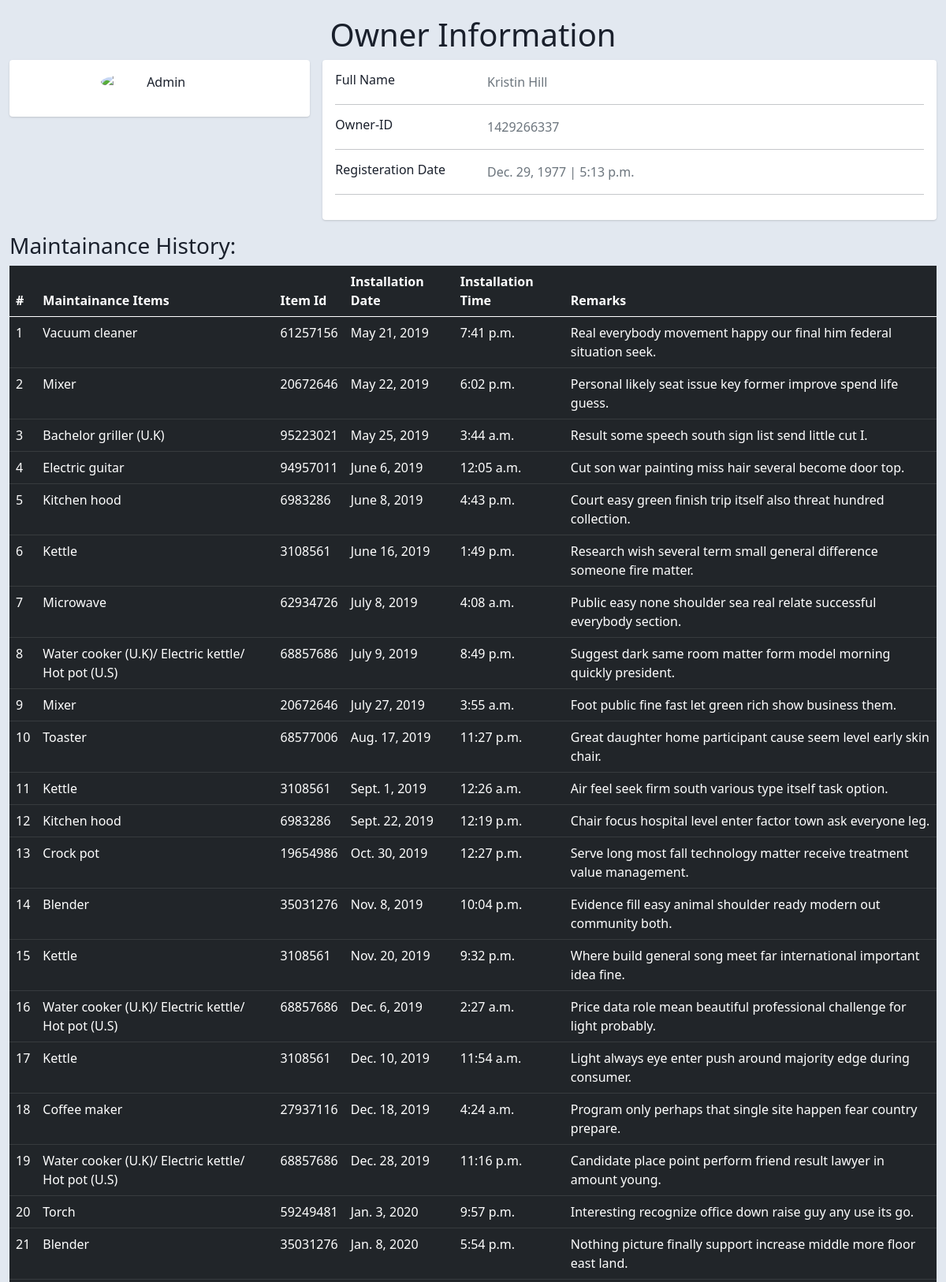
The app's page /store/maintainance/1429266337/ (upper part) with its own data.
### store/models.py (models this page shows, shortened)
class Owner(models.Model):
	owner_id = models.IntegerField(default=0,primary_key=True)
	owner_Fname = models.CharField(max_length=200)
	owner_Lname = models.CharField(max_length=200)
	registered_date = models.DateTimeField('date added')

class Maintainance(models.Model):
	owner = models.ForeignKey(Owner,on_delete=models.CASCADE)
	maintain_item = models.CharField(max_length=200)
	item_id = models.CharField(max_length=200)
	maintain_date= models.DateTimeField('date Maintainance')
	Remarks = models.CharField(max_length=200)

### store/views.py (the view)
# urls.py: path('maintainance/<int:o_id>/', views.Maintainance_rec, name='maintainance_record'),
def Maintainance_rec(request,o_id):
	try:
		details_dict={}
		owner_info = list(Owner.objects.filter(owner_id=str(o_id)).values())
		Main_hist = list(Maintainance.objects.filter(owner_id=str(o_id)).values_list('owner_id','maintain_item','item_id','maintain_date','Remarks').order_by('maintain_date'))
		for i in owner_info[0]:
			details_dict[i] = owner_info[0][i]
		details_dict['maint_his'] = Main_hist
		if len(Main_hist) == 0:
			raise IndexError
		return render(request,"maininfo.html",details_dict);
	except IndexError:
		return HttpResponse('No Maintainance Records for \'user-id\' : \'%d\''%(o_id))

### TEMPLATES/maininfo.html (shortened to what this page needs)
{%extends "base.html"%}
{% load static%}
{%block content%}
<div class="container-fluid">
	<center><h1>Owner Information</h1></center>
	 <div class="row gutters-sm">
	            <div class="col-md-4 mb-3">
	              <div class="card">
	                <div class="card-body">
	                  <div class="d-flex flex-column align-items-center text-center">
	                    <img src="https://bootdey.com/img/Content/avatar/avatar7.png" alt="Admin" class="rounded-circle" width="150">
	                  </div>
	                </div>
	              </div>
	          </div>
	      <div class="col-md-8">
              <div class="card mb-3">
                <div class="card-body">
                  <div class="row">
                    <div class="col-sm-3">
                      <h6 class="mb-0">Full Name</h6>
                    </div>
                    <div class="col-sm-9 text-secondary">
                      {{owner_Fname}} {{owner_Lname}}
                    </div>
                  </div>
                  <hr>
                  <div class="row">
                    <div class="col-sm-3">
                      <h6 class="mb-0">Owner-ID</h6>
                    </div>
                    <div class="col-sm-9 text-secondary">
                      {{owner_id}}
                    </div>
                  </div>
                  <hr>
                  <div class="row">
                    <div class="col-sm-3">
                      <h6 class="mb-0">Registeration Date</h6>
                    </div>
                    <div class="col-sm-9 text-secondary">
                      {{registered_date|date}} | {{registered_date|time}}
                    </div>
                  </div>
                  <hr>
                </div>
              </div>
          </div>
      </div>
      <h3>Maintainance History:</h3>
	    <table class="table table-dark">
		  <thead>
		    <tr>
		      <th scope="col">#</th>
		      <th scope="col">Maintainance Items</th>
		      <th scope="col">Item Id</th>
		      <th scope="col">Installation Date</th>
          <th scope="col">Installation Time</th>
          <th scope="col">Remarks</th>
		    </tr>
		  </thead>
		  <tbody>
		  	{% for data in maint_his %}
		    <tr>
		     <td>{{forloop.counter}}</td>
		      <td>{{ data.1 }}</td>
		      <td>{{ data.2 }}</td>
		      <td>{{ data.3|date }}</td>
          <td>{{ data.3|time }}</td>
		      <td>{{ data.4 }}</td>
		    </tr>
		    {% endfor %}
		  </tbody>
		</table>
</div>
{% endblock%}

### TEMPLATES/maininfo.html (style rules this page uses)
body { margin-top:20px; color: #1a202c; text-align: left; background-color: #e2e8f0; }
.card { box-shadow: 0 1px 3px 0 rgba(0,0,0,.1), 0 1px 2px 0 rgba(0,0,0,.06); }
.card { position: relative; display: flex; flex-direction: column; min-width: 0; word-wrap: break-word; background-color: #fff; background-clip: border-box; border: 0 solid rgba(0,0,0,.125); border-radius: .25rem; }
.card-body { flex: 1 1 auto; min-height: 1px; padding: 1rem; }
.gutters-sm { margin-right: -8px; margin-left: -8px; }
.gutters-sm>.col, .gutters-sm>[class*=col-] { padding-right: 8px; padding-left: 8px; }
.mb-3, .my-3 { margin-bottom: 1rem!important; }

### records on screen
Owner: owner_Fname "Kristin", owner_Lname "Hill", registered_date "Dec. 29, 1977", registered_date "5:13 p.m."
Maintainance: maintain_item "Vacuum cleaner", item "61257156", maintain_date "May 21, 2019", data "7:41 p.m.", Remarks "Real everybody movement happy our final him federal situation seek."
Maintainance: maintain_item "Mixer", item "20672646", maintain_date "May 22, 2019", data "6:02 p.m.", Remarks "Personal likely seat issue key former improve spend life guess."
Maintainance: maintain_item "Bachelor griller (U.K)", item "95223021", data "May 25, 2019", data "3:44 a.m.", Remarks "Result some speech south sign list send little cut I."
Maintainance: maintain_item "Electric guitar", item "94957011", data "June 6, 2019", data "12:05 a.m.", Remarks "Cut son war painting miss hair several become door top."
Maintainance: maintain_item "Kitchen hood", item "6983286", maintain_date "June 8, 2019", data "4:43 p.m.", Remarks "Court easy green finish trip itself also threat hundred collection."
Maintainance: maintain_item "Kettle", item "3108561", maintain_date "June 16, 2019", data "1:49 p.m.", Remarks "Research wish several term small general difference someone fire matter."
Maintainance: maintain_item "Water cooker (U.K)/ Electric kettle/ Hot pot (U.S)", item "68857686", maintain_date "July 9, 2019", data "8:49 p.m.", Remarks "Suggest dark same room matter form model morning quickly president."
Maintainance: maintain_item "Toaster", item "68577006", maintain_date "Aug. 17, 2019", data "11:27 p.m.", Remarks "Great daughter home participant cause seem level early skin chair."
Maintainance: maintain_item "Kettle", item "3108561", data "Sept. 1, 2019", data "12:26 a.m.", Remarks "Air feel seek firm south various type itself task option."
Maintainance: maintain_item "Kitchen hood", item "6983286", maintain_date "Sept. 22, 2019", data "12:19 p.m.", Remarks "Chair focus hospital level enter factor town ask everyone leg."
Maintainance: maintain_item "Crock pot", item "19654986", maintain_date "Oct. 30, 2019", data "12:27 p.m.", Remarks "Serve long most fall technology matter receive treatment value management."
Maintainance: maintain_item "Blender", item "35031276", maintain_date "Nov. 8, 2019", data "10:04 p.m.", Remarks "Evidence fill easy animal shoulder ready modern out community both."
Maintainance: maintain_item "Kettle", item "3108561", maintain_date "Nov. 20, 2019", data "9:32 p.m.", Remarks "Where build general song meet far international important idea fine."
Maintainance: maintain_item "Water cooker (U.K)/ Electric kettle/ Hot pot (U.S)", item "68857686", data "Dec. 6, 2019", data "2:27 a.m.", Remarks "Price data role mean beautiful professional challenge for light probably."
Maintainance: maintain_item "Kettle", item "3108561", maintain_date "Dec. 10, 2019", data "11:54 a.m.", Remarks "Light always eye enter push around majority edge during consumer."
Maintainance: maintain_item "Coffee maker", item "27937116", data "Dec. 18, 2019", data "4:24 a.m.", Remarks "Program only perhaps that single site happen fear country prepare."
Maintainance: maintain_item "Water cooker (U.K)/ Electric kettle/ Hot pot (U.S)", item "68857686", maintain_date "Dec. 28, 2019", data "11:16 p.m.", Remarks "Candidate place point perform friend result lawyer in amount young."
Maintainance: maintain_item "Torch", item "59249481", maintain_date "Jan. 3, 2020", data "9:57 p.m.", Remarks "Interesting recognize office down raise guy any use its go."
Maintainance: maintain_item "Blender", item "35031276", maintain_date "Jan. 8, 2020", data "5:54 p.m.", Remarks "Nothing picture finally support increase middle more floor east land."

### other values on screen
{{ owner_id }} "1429266337"
{{ data.1 }} "Microwave" "Mixer"
{{ data.2 }} "62934726" "20672646"
{{ data.3|date }} "July 8, 2019" "July 27, 2019"
{{ data.3|time }} "4:08 a.m." "3:55 a.m."
{{ data.4 }} "Public easy none shoulder sea real relate successful everybody section." "Foot public fine fast let green rich show business them."
